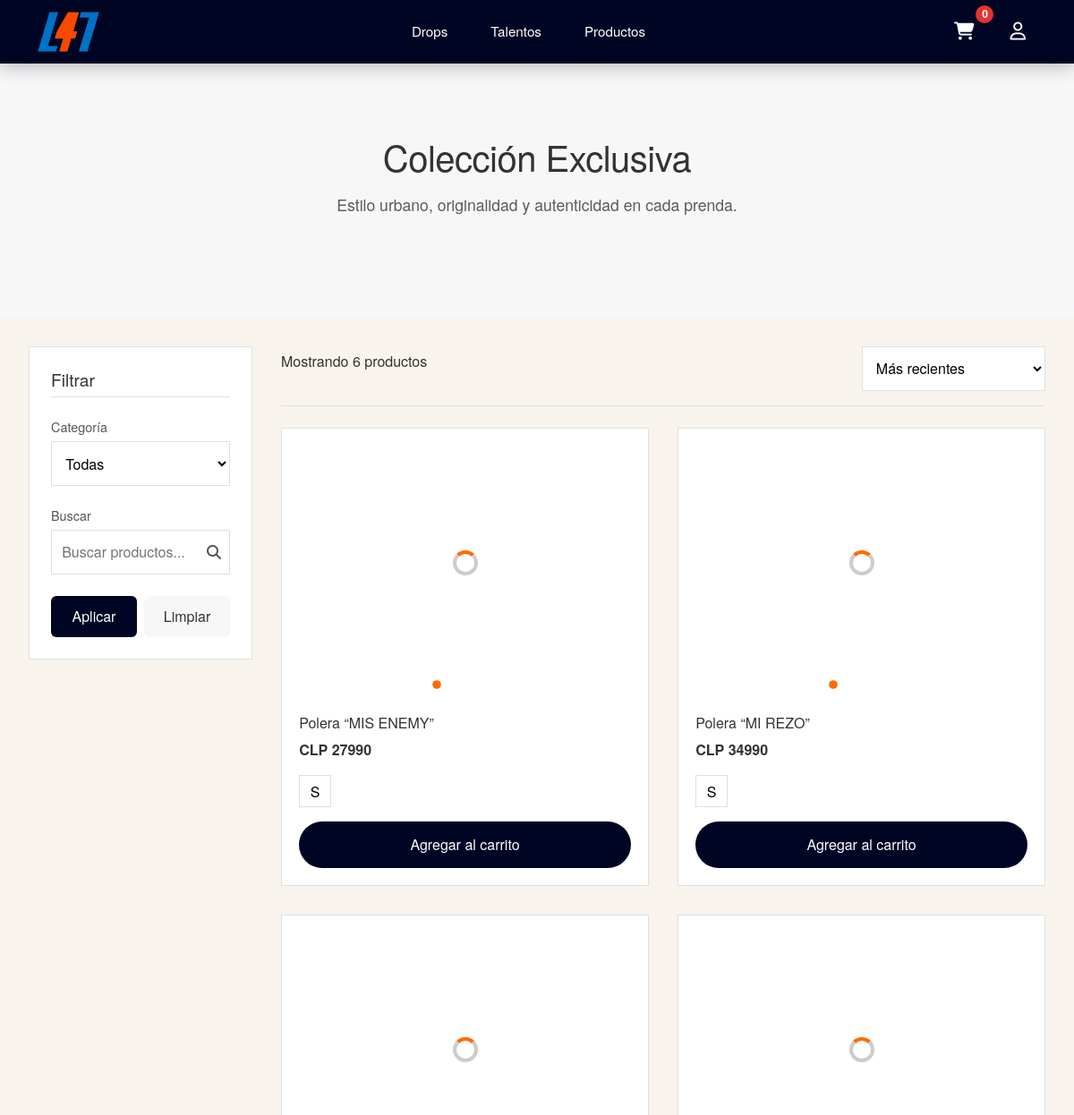
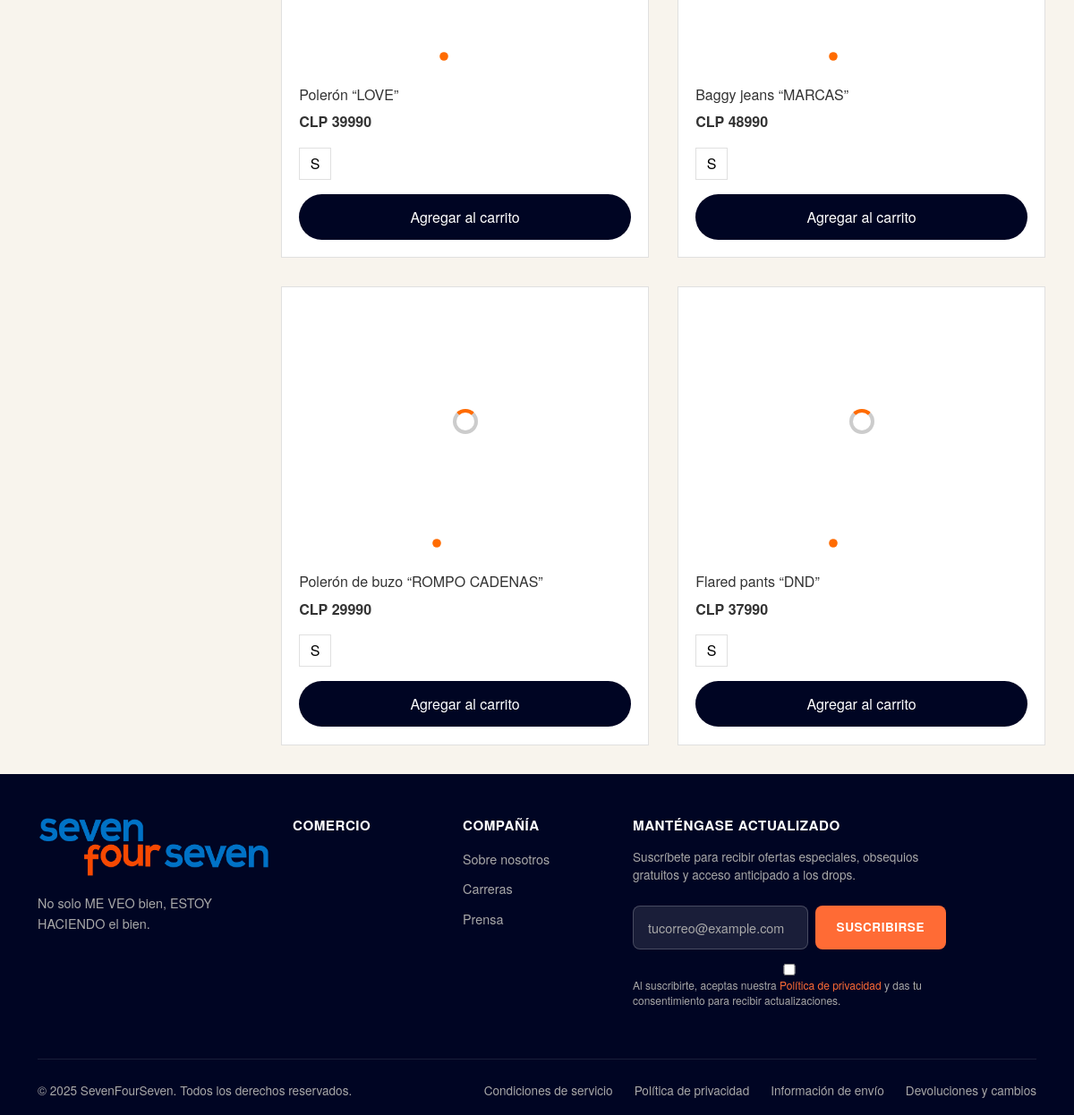
The app's page /product/ with its own data (2 pictures, top to bottom).
### apps/product/models.py (models this page shows, shortened)
class ProductImage(models.Model):
    image = models.ImageField(upload_to='products/',blank=True,null=True)
    image_url = models.URLField("URL de la imagen", max_length=500, blank=True, null=True)
    product = models.ForeignKey(Product, on_delete=models.CASCADE, related_name='images')

class Product(models.Model):
    name = models.CharField(max_length=100)
    price = models.DecimalField(max_digits=10, decimal_places=2)
    description = models.TextField()
    drop = models.ForeignKey(Drop, on_delete=models.CASCADE, related_name='products', blank=True, null=True)
    discount = models.IntegerField( blank=True, null=True)
    stock = models.PositiveIntegerField(default=0)
    is_available = models.BooleanField(default=True)
    created_at = models.DateTimeField(default=timezone.now)
    updated_at = models.DateTimeField(auto_now=True)

class ProductSize(models.Model):
    product = models.ForeignKey(Product, on_delete=models.CASCADE, related_name="product_sizes", null=True, blank=True)
    size = models.CharField(max_length=10)  # Ej: S, M, L

### apps/product/views.py (the view)
# urls.py: path('', views.products, name='products' ),
def products(request):
    products = Product.objects.all()
    data = {
        'products' : products,
    }
    return render(request,'product.html', data)

### apps/cart/context_processors.py (called while the page is built)
def cart_context(request):
    cart = None
    if request.user.is_authenticated:
        cart = Cart.objects.filter(user=request.user).first()
    return {'cart': cart}

### apps/product/templates/product.html (shortened to what this page needs)
{% extends "base.html" %}
{% load static %}
{% block css %}
<link rel="stylesheet" href="{% static 'product/css/products.css' %}">
{% endblock css %}
{% block content %}
{% include 'includes/product/product_hero.html' %}
<main class="products-container" id="productos">
    {% include 'includes/product/product_filter.html' %}
    {% include 'includes/product/product_product.html' %}
</main>
{% endblock %}

### apps/product/templates/includes/product/product_product.html (shortened to what this page needs)
{% load static %}
<div class="products-wrapper">
    <div class="products-header">
        <p>Mostrando {{products|length}} productos</p>
        <div class="sort-dropdown">
            <select name="sort" id="sort">
                <option value="recientes">Más recientes</option>
            </select>
        </div>
    </div>
    <div class="products-grid">
        {% for p in products %}
        <div class="product-card" data-product-id="{{ p.id }}">
            <a href="{% url 'products:product_detail' p.id %}">
                <div class="product-images">
                    {% for img in p.images.all %}
                    <div class="lazy-img-wrapper {% if forloop.first %}active{% endif %}">
                        <div class="spinner"></div>
                    </div>
                    {% endfor %}
                    <div class="image-indicators">
                        {% for img in p.images.all %}
                        <span class="indicator {% if forloop.first %}active{% endif %}"></span>
                        {% endfor %}
                    </div>
                </div>
            </a>
            <div class="product-info">
                <h3 class="product-name">{{ p.name }}</h3>
                <p class="product-price">CLP {{ p.price|floatformat:0 }}</p>
                <div class="product-sizes">
                    {% for s in p.product_sizes.all %}
                    <button class="size-btn" data-size="{{ s.size }}">{{ s.size }}</button>
                    {% endfor %}
                </div>
                <button class="add-to-cart rounded-5">Agregar al carrito</button>
            </div>
        </div>
        {% endfor %}
    </div>
</div>

### static/css/styles.css (style rules this page uses)
:root { --primary-bg: #000523; --accent-color: #ff6b35; --text-light: #ffffff; --text-muted: #a8a8a8; --hover-bg: rgba(255, 255, 255, 0.1); }

### apps/product/static/product/css/products.css (style rules this page uses)
:root { --primary-color: #000523; --secondary-color: #333333; --accent-color-a: #555555; --background-color: #ffffff; --light-gray: #f7f7f7; --border-color: #e0e0e0; --text-color: #333333; --transition: all 0.2s ease; --orange-color: #ff6b00; }
* { margin: 0; padding: 0; box-sizing: border-box; }
body { font-family: "Inter", sans-serif; line-height: 1.5; color: var(--text-color); background-color: var(--background-color); }
a { text-decoration: none; color: inherit; }
button { cursor: pointer; font-family: inherit; }
.products-container { display: flex; gap: 2rem; padding: 2rem; max-width: 1400px; margin: 0 auto; }
select, input { width: 100%; padding: 0.7rem; border: 1px solid var(--border-color); font-family: inherit; background-color: var(--background-color); }
.products-wrapper { flex: 1; }
.products-header { display: flex; justify-content: space-between; align-items: center; margin-bottom: 1.5rem; padding-bottom: 1rem; border-bottom: 1px solid var(--border-color); }
.products-grid { display: grid; grid-template-columns: repeat(auto-fill, minmax(280px, 1fr)); gap: 2rem; }
.product-card { background-color: var(--background-color); border: 1px solid var(--border-color); transition: var(--transition); position: relative; }
.product-images { position: relative; height: 300px; overflow: hidden; }
.image-indicators { position: absolute; bottom: 10px; left: 0; right: 0; display: flex; justify-content: center; gap: 8px; z-index: 2; }
.indicator { width: 8px; height: 8px; border-radius: 50%; background-color: rgba(255, 255, 255, 0.6); cursor: pointer; transition: all 0.3s ease; }
.indicator.active { background-color: var(--orange-color); transform: scale(1.2); }
.product-info { padding: 1.2rem; }
.product-name { font-size: 1rem; margin-bottom: 0.5rem; font-weight: 500; }
.product-price { font-weight: 600; margin-bottom: 1rem; }
.product-sizes { display: flex; gap: 0.5rem; margin-bottom: 1rem; }
.size-btn { width: 36px; height: 36px; border: 1px solid var(--border-color); background: none; transition: var(--transition); }
.add-to-cart { width: 100%; padding: 0.8rem; background-color: var(--primary-color); color: white; border: none; font-weight: 500; transition: var(--transition); }
.lazy-img-wrapper { position: absolute; top: 0; left: 0; width: 100%; height: 100%; opacity: 0; transition: opacity 0.4s ease; z-index: 0; }
.lazy-img-wrapper.active { opacity: 1; z-index: 1; }
.spinner { position: absolute; top: 50%; left: 50%; width: 28px; height: 28px; margin: -14px 0 0 -14px; border: 4px solid #ccc; border-top: 4px solid #ff6b00; border-radius: 50%; animation: spin 1s linear infinite; z-index: 2; }

### templates/base.html (style rules this page uses)
body { font-family: 'Helvetica Neue', Arial, sans-serif; background-color: #F8F4ED; line-height: 1.6; }

### records on screen
Product: name "Polera “MIS ENEMY”", price "27990"
ProductSize: size "S"
Product: name "Polera “MI REZO”", price "34990"
ProductSize: size "S"
Product: name "Polerón “LOVE”", price "39990"
ProductSize: size "S"
Product: name "Baggy jeans “MARCAS”", price "48990"
ProductSize: size "S"
Product: name "Polerón de buzo “ROMPO CADENAS”", price "29990"
ProductSize: size "S"
Product: name "Flared pants “DND”", price "37990"
ProductSize: size "S"

### other values on screen
{{ cart.items.count|default:"0" }} "0"
{{ products|length }} "6"
